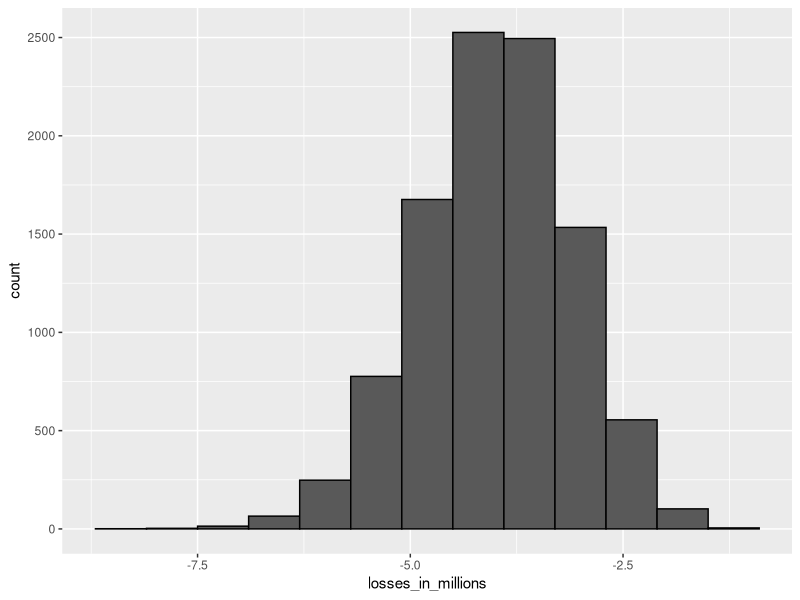

The R script that drew this image:
# interest rates for loans are set using the probability of loan defaults (approx 2%)
# to calculate a rate that minimizes the risk of losing money

# let's initially start with a 0% interest rate
n <- 1000
loss_per_foreclosure <- -200000
p <- 0.02
defaults <- sample(c(0,1), n, replace = TRUE, prob = c(1-p, p))
sum(defaults * loss_per_foreclosure)

# here is a monte carlo simulation for the same
library(tidyverse)
B <- 10000
losses <- replicate(B, {
  defaults <- sample(c(0,1), n, replace = TRUE, prob = c(1-p, p))
  sum(defaults * loss_per_foreclosure)
})

data.frame(losses_in_millions = losses / 10^6) %>% ggplot(aes(losses_in_millions)) +
  geom_histogram(binwidth = 0.6, col = "black")

# since the histogram closely resembles that of a normal approximation, we can use CLT
# expected value and std error for 1000 loans
expected_value <- n * (p*loss_per_foreclosure + (1-p)*0)
std_error <- sqrt(n) * abs(loss_per_foreclosure) * sqrt(p*(1-p))

# let us try to set an interest rate where we break even with the losses
# in short, we want to make the expected value equal to zero (assume $180000 loan)
x <- -loss_per_foreclosure * p / (1-p)
interest_rate <- x / 180000 * 100
interest_rate

# let us say we want the probability of losing money to be a maximum of 1%
l <- loss_per_foreclosure
z <- qnorm(0.01)
x <- -l * (n*p - z*sqrt(n*p*(1-p))) / (n*(1-p) + z*sqrt(n*p*(1-p)))

interest_rate <- x / 180000 * 100
interest_rate

expected_profit <- l*p + x*(1-p)
expected_profit

expected_total_profit <- n * expected_profit
expected_total_profit

# monte carlo simulation for 1% probability of losing money
B <- 10000
profit <- replicate(B, {
  draws <- sample(c(x, loss_per_foreclosure), n, prob = c(1-p, p), replace= TRUE)
  sum(draws)
})

mean(profit)
mean(profit < 0) # chance of losing money
